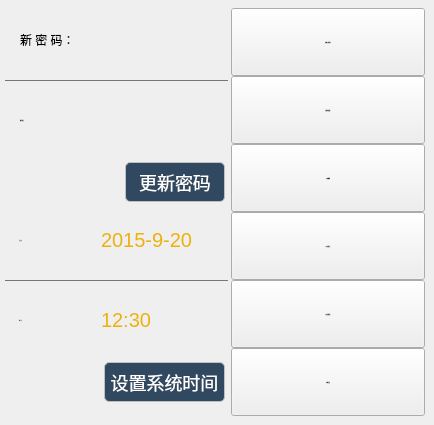
<widget class="QWidget" name="m_SystemSettingsTab">
<attribute name="title">
<string>Tab 2</string>
</attribute>
<widget class="QToolButton" name="m_DataRecoveryBtn">
<property name="geometry">
<rect>
<x>231</x>
<y>8</y>
<width>194</width>
<height>68</height>
</rect>
</property>
<property name="font">
<font>
<family>Semhei</family>
<pointsize>-1</pointsize>
<weight>50</weight>
<italic>false</italic>
<bold>false</bold>
</font>
</property>
<property name="whatsThis">
<string>BTN_01</string>
</property>
<property name="styleSheet">
<string notr="true">QPushButton
{
}
QPushButton:pressed
{
}
QPushButton:!enabled
{
}
QToolButton{border: 1px solid white;
font:16px Semhei;
/*border-color: rgb(255, 255, 255);
*/background-color: #304961;
color: #FFFFFF;
</string>
</property>
<property name="text">
<string>系统文件维护</string>
</property>
<property name="icon">
<iconset resource="../res_yz.qrc">
<normaloff>:/images/pic_SystemUpdate.png</normaloff>:/images/pic_SystemUpdate.png</iconset>
</property>
<property name="iconSize">
<size>
<width>60</width>
<height>60</height>
</size>
</property>
<property name="toolButtonStyle">
<enum>Qt::ToolButtonTextBesideIcon</enum>
</property>
<property name="arrowType">
<enum>Qt::NoArrow</enum>
</property>
</widget>
<widget class="QToolButton" name="m_ScreenCalibrationBtn">
<property name="geometry">
<rect>
<x>231</x>
<y>76</y>
<width>194</width>
<height>68</height>
</rect>
</property>
<property name="font">
<font>
<family>Semhei</family>
<pointsize>-1</pointsize>
<weight>50</weight>
<italic>false</italic>
<bold>false</bold>
</font>
</property>
<property name="whatsThis">
<string>BTN_01</string>
</property>
<property name="styleSheet">
<string notr="true">QToolButton{border:1px solid white;
font:16px Semhei;
/*border-color: rgb(255, 255, 255);
*/background-color: #304961;
color: #FFFFFF;
QPushButton
{
}
QPushButton:pressed
{
}
QPushButton:!enabled
{
}
</string>
</property>
<property name="text">
<string>触摸屏设置</string>
</property>
<property name="icon">
<iconset resource="../res_yz.qrc">
<normaloff>:/images/pic_TouchScrcalibrate.png</normaloff>:/images/pic_TouchScrcalibrate.png</iconset>
</property>
<property name="iconSize">
<size>
<width>60</width>
<height>60</height>
</size>
</property>
<property name="toolButtonStyle">
<enum>Qt::ToolButtonTextBesideIcon</enum>
</property>
<property name="arrowType">
<enum>Qt::NoArrow</enum>
</property>
</widget>
<widget class="QToolButton" name="m_DeviceInfoBtn">
<property name="geometry">
<rect>
<x>231</x>
<y>144</y>
<width>194</width>
<height>68</height>
</rect>
</property>
<property name="font">
<font>
<family>Semhei</family>
<pointsize>-1</pointsize>
<weight>50</weight>
<italic>false</italic>
<bold>false</bold>
</font>
</property>
<property name="whatsThis">
<string>BTN_01</string>
</property>
<property name="styleSheet">
<string notr="true">QToolButton{border:1px solid white;
font:16px Semhei;
/*border-color: rgb(255, 255, 255);
*/background-color: #304961;
color: #FFFFFF;
QPushButton
{
}
QPushButton:pressed
{
}
QPushButton:!enabled
{
}
</string>
</property>
<property name="text">
<string>仪器信息</string>
</property>
<property name="icon">
<iconset resource="../res_yz.qrc">
<normaloff>:/images/pic_DeviceInfo.png</normaloff>:/images/pic_DeviceInfo.png</iconset>
</property>
<property name="iconSize">
<size>
<width>60</width>
<height>60</height>
</size>
</property>
<property name="toolButtonStyle">
<enum>Qt::ToolButtonTextBesideIcon</enum>
</property>
<property name="arrowType">
<enum>Qt::NoArrow</enum>
</property>
</widget>
<widget class="QToolButton" name="m_SystemRecoveryBtn">
<property name="geometry">
<rect>
<x>231</x>
<y>212</y>
<width>194</width>
<height>68</height>
</rect>
</property>
<property name="font">
<font>
<family>Semhei</family>
<pointsize>-1</pointsize>
<weight>50</weight>
<italic>false</italic>
<bold>false</bold>
</font>
</property>
<property name="whatsThis">
<string>BTN_01</string>
</property>
<property name="styleSheet">
<string notr="true">QToolButton{border:1px solid white;
font:16px Semhei;
/*border-color: rgb(255, 255, 255);
*/background-color: #304961;
color: #FFFFFF;
QPushButton
{
}
QPushButton:pressed
{
}
QPushButton:!enabled
{
}
</string>
</property>
<property name="text">
<string>仪器初始化</string>
</property>
<property name="icon">
<iconset resource="../res_yz.qrc">
<normaloff>:/images/pic_DeviceIni.png</normaloff>:/images/pic_DeviceIni.png</iconset>
</property>
<property name="iconSize">
<size>
<width>60</width>
<height>60</height>
</size>
</property>
<property name="toolButtonStyle">
<enum>Qt::ToolButtonTextBesideIcon</enum>
</property>
<property name="arrowType">
<enum>Qt::NoArrow</enum>
</property>
</widget>
<widget class="QFrame" name="title1bg_2">
<property name="enabled">
<bool>true</bool>
</property>
<property name="geometry">
<rect>
<x>0</x>
<y>160</y>
<width>231</width>
<height>45</height>
</rect>
</property>
<property name="styleSheet">
<string notr="true">border-style:solid;
border-bottom-width: 1px;
border-bottom-color:rgb(219, 217, 220);
border-top-width: 1px;
border-top-color:rgb(219, 217, 220);
background: transparent;
background-color: transparent;
QPushButton
{
}
QPushButton:pressed
{
}
QPushButton:!enabled
{
}
</string>
</property>
<property name="frameShape">
<enum>QFrame::NoFrame</enum>
</property>
<property name="frameShadow">
<enum>QFrame::Plain</enum>
</property>
<property name="lineWidth">
<number>0</number>
</property>
<widget class="QPushButton" name="m_UpdatePasswordBtn">
<property name="geometry">
<rect>
<x>125</x>
<y>2</y>
<width>100</width>
<height>40</height>
</rect>
</property>
<property name="whatsThis">
<string>BTN_01</string>
</property>
<property name="styleSheet">
<string notr="true">QPushButton
{
    background-color: #304961;
    color: #FFFFFF;
    font:18px Semhei;
    border: 1px solid #C0C0C0;
    border-radius: 5px;
}
QPushButton:pressed
{
    background-color: #304961;
    color: #FFFFFF;
}
QPushButton:!enabled
{
}
</string>
</property>
<property name="text">
<string>更新密码</string>
</property>
</widget>
</widget>
<widget class="QFrame" name="title1bg_3">
<property name="enabled">
<bool>true</bool>
</property>
<property name="geometry">
<rect>
<x>0</x>
<y>360</y>
<width>231</width>
<height>45</height>
</rect>
</property>
<property name="styleSheet">
<string notr="true">border-style:solid;
border-bottom-width: 1px;
border-bottom-color:rgb(219, 217, 220);
border-top-width: 1px;
border-top-color:rgb(219, 217, 220);
background: transparent;
background-color: transparent;
QPushButton
{
}
QPushButton:pressed
{
}
QPushButton:!enabled
{
}
</string>
</property>
<property name="frameShape">
<enum>QFrame::NoFrame</enum>
</property>
<property name="frameShadow">
<enum>QFrame::Plain</enum>
</property>
<property name="lineWidth">
<number>0</number>
</property>
<widget class="QPushButton" name="m_UpdateDatetimeBtn">
<property name="geometry">
<rect>
<x>104</x>
<y>2</y>
<width>121</width>
<height>40</height>
</rect>
</property>
<property name="whatsThis">
<string>BTN_01</string>
</property>
<property name="styleSheet">
<string notr="true">QPushButton
{
    background-color: #304961;
    color: #FFFFFF;
    font:18px Semhei;
    border: 1px solid #C0C0C0;
    border-radius: 5px;
}
QPushButton:pressed
{
    background-color: #304961;
    color: #FFFFFF;
}
QPushButton:!enabled
{
}
</string>
</property>
<property name="text">
<string>设置系统时间</string>
</property>
</widget>
</widget>
<widget class="Line" name="line1_2_1">
<property name="geometry">
<rect>
<x>5</x>
<y>80</y>
<width>223</width>
<height>1</height>
</rect>
</property>
<property name="styleSheet">
<string notr="true">border: 0px;
background-color: rgb(116, 118, 120);</string>
</property>
<property name="orientation">
<enum>Qt::Horizontal</enum>
</property>
</widget>
<widget class="Line" name="line1_2_2">
<property name="geometry">
<rect>
<x>5</x>
<y>280</y>
<width>223</width>
<height>1</height>
</rect>
</property>
<property name="styleSheet">
<string notr="true">border: 0px;
background-color: rgb(116, 118, 120);</string>
</property>
<property name="orientation">
<enum>Qt::Horizontal</enum>
</property>
</widget>
<widget class="QLabel" name="label1_2_2">
<property name="geometry">
<rect>
<x>20</x>
<y>10</y>
<width>71</width>
<height>60</height>
</rect>
</property>
<property name="whatsThis">
<string>LBL_02</string>
</property>
<property name="styleSheet">
<string notr="true">border-width: 0px;
background-color: transparent;
color: #304961;
font:16px Semhei;
QLabel
{
}
</string>
</property>
<property name="text">
<string>新 密 码：</string>
</property>
</widget>
<widget class="QLabel" name="label1_2_3">
<property name="geometry">
<rect>
<x>20</x>
<y>90</y>
<width>76</width>
<height>60</height>
</rect>
</property>
<property name="font">
<font>
<family>Semhei</family>
<pointsize>-1</pointsize>
<weight>50</weight>
<italic>false</italic>
<bold>false</bold>
</font>
</property>
<property name="whatsThis">
<string>LBL_02</string>
</property>
<property name="styleSheet">
<string notr="true">border-width: 0px;
background-color: transparent;
color: #304961;
font:16px Semhei;
QLabel
{
}
</string>
</property>
<property name="text">
<string>密码确认：</string>
</property>
</widget>
<widget class="QLabel" name="label1_2_5">
<property name="geometry">
<rect>
<x>19</x>
<y>210</y>
<width>71</width>
<height>60</height>
</rect>
</property>
<property name="font">
<font>
<family>Semhei</family>
<pointsize>-1</pointsize>
<weight>50</weight>
<italic>false</italic>
<bold>false</bold>
</font>
</property>
<property name="whatsThis">
<string>LBL_02</string>
</property>
<property name="styleSheet">
<string notr="true">border-width: 0px;
background-color: transparent;
color: #304961;
font:16px Semhei;
QLabel
{
}
</string>
</property>
<property name="text">
<string>日   期：</string>
</property>
</widget>
<widget class="QLabel" name="label1_2_6">
<property name="geometry">
<rect>
<x>19</x>
<y>290</y>
<width>71</width>
<height>60</height>
</rect>
</property>
<property name="font">
<font>
<family>Semhei</family>
<pointsize>-1</pointsize>
<weight>50</weight>
<italic>false</italic>
<bold>false</bold>
</font>
</property>
<property name="whatsThis">
<string>LBL_02</string>
</property>
<property name="styleSheet">
<string notr="true">border-width: 0px;
background-color: transparent;
color: #304961;
font:16px Semhei;
QLabel
{
}
</string>
</property>
<property name="text">
<string>时   间：</string>
</property>
</widget>
<widget class="QLineEdit" name="m_NewPassword">
<property name="enabled">
<bool>false</bool>
</property>
<property name="geometry">
<rect>
<x>95</x>
<y>10</y>
<width>131</width>
<height>60</height>
</rect>
</property>
<property name="styleSheet">
<string notr="true">color: rgb(237, 177, 14);
font:16px Semhei;
border: 0px; 
background: transparent;</string>
</property>
<property name="text">
<string></string>
</property>
<property name="echoMode">
<enum>QLineEdit::Password</enum>
</property>
<property name="alignment">
<set>Qt::AlignLeading|Qt::AlignLeft|Qt::AlignVCenter</set>
</property>
<property name="readOnly">
<bool>true</bool>
</property>
</widget>
<widget class="QLineEdit" name="m_ConfirmPassword">
<property name="enabled">
<bool>false</bool>
</property>
<property name="geometry">
<rect>
<x>95</x>
<y>90</y>
<width>131</width>
<height>60</height>
</rect>
</property>
<property name="styleSheet">
<string notr="true">color: rgb(237, 177, 14);
font:16px Semhei;
border: 0px; 
background: transparent;</string>
</property>
<property name="text">
<string></string>
</property>
<property name="echoMode">
<enum>QLineEdit::Password</enum>
</property>
<property name="alignment">
<set>Qt::AlignLeading|Qt::AlignLeft|Qt::AlignVCenter</set>
</property>
<property name="readOnly">
<bool>true</bool>
</property>
</widget>
<widget class="QLabel" name="m_SystemDate">
<property name="geometry">
<rect>
<x>95</x>
<y>210</y>
<width>135</width>
<height>60</height>
</rect>
</property>
<property name="styleSheet">
<string notr="true">QLabel
{
	padding:1px 10px 1px 1px;
	color: rgb(237, 177, 14);
	font:20px Ubuntu;
	background: transparent;
}</string>
</property>
<property name="text">
<string>2015-9-20</string>
</property>
<property name="alignment">
<set>Qt::AlignLeading|Qt::AlignLeft|Qt::AlignVCenter</set>
</property>
</widget>
<widget class="QLabel" name="m_SystemTime">
<property name="geometry">
<rect>
<x>95</x>
<y>290</y>
<width>135</width>
<height>60</height>
</rect>
</property>
<property name="styleSheet">
<string notr="true">QLabel
{
	padding:1px 10px 1px 1px;
	color: rgb(237, 177, 14);
	font:20px Ubuntu;
	background: transparent;
}</string>
</property>
<property name="text">
<string>12:30</string>
</property>
<property name="alignment">
<set>Qt::AlignLeading|Qt::AlignLeft|Qt::AlignVCenter</set>
</property>
</widget>
<widget class="QLabel" name="m_SystemTime_2">
<property name="geometry">
<rect>
<x>205</x>
<y>10</y>
<width>20</width>
<height>60</height>
</rect>
</property>
<property name="styleSheet">
<string notr="true">QLabel
{
	padding:1px 10px 1px 1px;
	color: rgb(237, 177, 14);
	font: 16pt Arial;
	background: transparent;
	image: url(:/images/pic_Right-Arrow.png);
	image-position:right;
}</string>
</property>
<property name="text">
<string></string>
</property>
<property name="alignment">
<set>Qt::AlignLeading|Qt::AlignLeft|Qt::AlignVCenter</set>
</property>
</widget>
<widget class="QLabel" name="m_SystemTime_3">
<property name="geometry">
<rect>
<x>205</x>
<y>90</y>
<width>20</width>
<height>60</height>
</rect>
</property>
<property name="styleSheet">
<string notr="true">QLabel
{
	padding:1px 10px 1px 1px;
	color: rgb(237, 177, 14);
	font: 16pt Arial;
	background: transparent;
	image: url(:/images/pic_Right-Arrow.png);
	image-position:right;
}</string>
</property>
<property name="text">
<string></string>
</property>
<property name="alignment">
<set>Qt::AlignLeading|Qt::AlignLeft|Qt::AlignVCenter</set>
</property>
</widget>
<widget class="QToolButton" name="m_UpdateDongleBtn">
<property name="geometry">
<rect>
<x>231</x>
<y>280</y>
<width>194</width>
<height>68</height>
</rect>
</property>
<property name="font">
<font>
<family>Semhei</family>
<pointsize>-1</pointsize>
<weight>50</weight>
<italic>false</italic>
<bold>false</bold>
</font>
</property>
<property name="whatsThis">
<string>BTN_01</string>
</property>
<property name="styleSheet">
<string notr="true">QToolButton{border:1px solid white;
font:16px Semhei;
/*border-color: rgb(255, 255, 255);
*/background-color: #304961;
color: #FFFFFF;
QPushButton
{
}
QPushButton:pressed
{
}
QPushButton:!enabled
{
}
</string>
</property>
<property name="text">
<string>加密锁更新</string>
</property>
<property name="icon">
<iconset resource="../res_yz.qrc">
<normaloff>:/images/pic_ProductLicense.png</normaloff>:/images/pic_ProductLicense.png</iconset>
</property>
<property name="iconSize">
<size>
<width>60</width>
<height>60</height>
</size>
</property>
<property name="toolButtonStyle">
<enum>Qt::ToolButtonTextBesideIcon</enum>
</property>
<property name="arrowType">
<enum>Qt::NoArrow</enum>
</property>
</widget>
<widget class="QToolButton" name="m_UpdateOnlineBtn">
<property name="geometry">
<rect>
<x>231</x>
<y>348</y>
<width>194</width>
<height>68</height>
</rect>
</property>
<property name="font">
<font>
<family>Semhei</family>
<pointsize>-1</pointsize>
<weight>50</weight>
<italic>false</italic>
<bold>false</bold>
</font>
</property>
<property name="whatsThis">
<string>BTN_01</string>
</property>
<property name="styleSheet">
<string notr="true">QToolButton{border:1px solid white;
font:16px Semhei;
/*border-color: rgb(255, 255, 255);
*/background-color: #304961;
color: #FFFFFF;
QPushButton
{
}
QPushButton:pressed
{
}
QPushButton:!enabled
{
}
</string>
</property>
<property name="text">
<string>在线升级</string>
</property>
<property name="icon">
<iconset resource="../res_yz.qrc">
<normaloff>:/images/pic_UResumeData.png</normaloff>:/images/pic_UResumeData.png</iconset>
</property>
<property name="iconSize">
<size>
<width>60</width>
<height>60</height>
</size>
</property>
<property name="toolButtonStyle">
<enum>Qt::ToolButtonTextBesideIcon</enum>
</property>
<property name="arrowType">
<enum>Qt::NoArrow</enum>
</property>
</widget>
<zorder>m_DataRecoveryBtn</zorder>
<zorder>m_ScreenCalibrationBtn</zorder>
<zorder>m_DeviceInfoBtn</zorder>
<zorder>m_SystemRecoveryBtn</zorder>
<zorder>title1bg_2</zorder>
<zorder>title1bg_3</zorder>
<zorder>line1_2_1</zorder>
<zorder>line1_2_2</zorder>
<zorder>label1_2_2</zorder>
<zorder>label1_2_3</zorder>
<zorder>label1_2_5</zorder>
<zorder>label1_2_6</zorder>
<zorder>m_SystemDate</zorder>
<zorder>m_SystemTime</zorder>
<zorder>m_SystemTime_2</zorder>
<zorder>m_SystemTime_3</zorder>
<zorder>m_ConfirmPassword</zorder>
<zorder>m_NewPassword</zorder>
<zorder>m_UpdateDongleBtn</zorder>
<zorder>m_UpdateOnlineBtn</zorder>
</widget>
